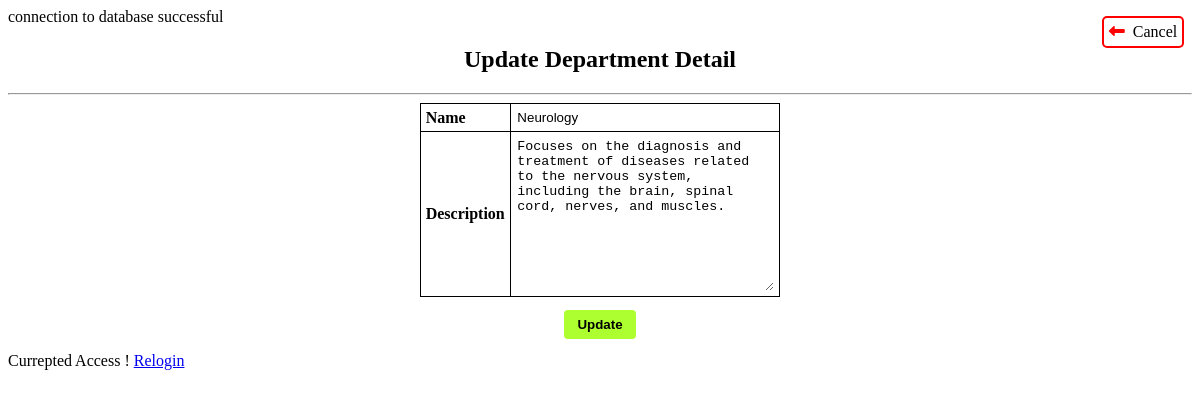
Page /admin/EditDetail.php?t=spec_list&id=2 on the committed database.
### tables this page shows
CREATE TABLE `spec_list` (
  `id` int(11) NOT NULL,
  `name` varchar(50) NOT NULL,
  `spec_desc` varchar(5000) NOT NULL,
  `creation_date` timestamp NOT NULL DEFAULT current_timestamp() ON UPDATE current_timestamp()
);

### admin/EditDetail.php (the view, shortened to what this page needs)
<?php
include './../config.php';
$tableName = $_GET['t'];
$id = $_GET['id'];
?>
<head>
    <link href="https://cdnjs.cloudflare.com/ajax/libs/font-awesome/6.4.0/css/all.min.css" rel="stylesheet">
</head>
<span onclick="window.location.href='admin.php'" class="cancel"><a href=""><i class="fa-solid fa-left-long"></i></a>&nbsp; Cancel</span>
<?php
$row = $conn->query("SELECT * FROM `" . $tableName . "` WHERE id='" . $id . "';")->fetch_assoc();
switch ($tableName) {
    case 'spec_list':
?>
        <form action="" method="post">
            <h2>Update Department Detail</h2>
            <hr>
            <table>
                <tr>
                    <th>Name</th>
                    <td><input type="text" name="name" value="<?php echo $row['name'] ?>" required></td>
                </tr>
                <tr>
                    <th>Description</th>
                    <td><textarea name="desc" cols="30" rows="10" required><?php echo $row['spec_desc'] ?></textarea>
                    </td>
                </tr>
            </table>
            <button name="dept_update">Update</button>
        </form>
    <?php
        break;
    ?>
<?php
}
if ($_SESSION['aId']) {
    if (isset($_POST['dept_update'])) {
        if ($conn->query("UPDATE `spec_list` SET `name`='" . $_POST['name'] . "',`spec_desc`='" . $_POST['desc'] . "' WHERE id='" . $id . "';")) {
            echo "<script>alert('Data Updation Successfully');window.location.href='admin.php'</script>";
        } else {
            echo "<script>alert('Error while updating.')</script>";
        }
    }
    if (isset($_POST['doc_update'])) {
        if ($conn->query("UPDATE `doctor` SET `name`='" . $_POST['name'] . "',`dob`='" . $_POST['dob'] . "',`gender`='" . $_POST['gender'] . "',`education`='" . $_POST['education'] . "',`spec_id`='" . $_POST['spec_id'] . "',`phone`='" . $_POST['phone'] . "',`email`='" . $_POST['email'] . "',`address`='" . $_POST['address'] . "',`license_info`='" . $_POST['license_info'] . "',`experience`='" . $_POST['experience'] . "', `fees`='" . $_POST['fees'] . "',`updation_date`=CURRENT_TIMESTAMP WHERE id='" . $id . "'")) {
            echo "<script>alert('Data Updation Successfully');window.location.href='admin.php'</script>";
        } else {
            echo "<script>alert('Error while updating.')</script>";
        }
    }
    if (isset($_POST['pat_update'])) {
        if ($conn->query("UPDATE `patient` SET `name`='" . $_POST['name'] . "',`fname`='" . $_POST['fname'] . "',`dob`='" . $_POST['dob'] . "',`gender`='" . $_POST['gender'] . "',`phone`='" . $_POST['phone'] . "',`email`='" . $_POST['email'] . "',`emergency_contact`='" . $_POST['emrphone'] . "',`disease`='" . $_POST['disease'] . "',`treatment_status`='" . $_POST['treatSts'] . "', `updation_date`= CURRENT_TIMESTAMP WHERE id=" . $id)) {
            echo "<script>alert('Data Updation Successfully');window.location.href='admin.php'</script>";
        } else {
            echo "<script>alert('Error while updating.')</script>";
        }
    }
    if (isset($_POST['query_update'])) {
        if ($conn->query("UPDATE `queries` SET `intended_dept_id`='" . $_POST['dept_id'] . "',`query_response`='" . $_POST['q_res'] . "' WHERE id=" . $id)) {
            echo "<script>alert('Data Updation Successfully');window.location.href='admin.php'</script>";
        } else {
            echo "<script>alert('Error while updating.')</script>";
        }
    }
} else {
    echo "Currepted Access ! <a href='./adminLogin.php'>Relogin</a> ";
}

### admin/EditDetail.php (style rules this page uses)
form { margin: auto; text-align: center; }
table { margin: auto; border-collapse: collapse; }
td, th { padding: 0.3em; border: 1px solid black; text-align: left; }
input, textarea { outline: 0; border: 0; }
button { background-color: greenyellow; margin: 1em auto; padding: 0.5em 1em; outline: 0; border: 0; font-weight: bold; border-radius: 0.3em; }
.cancel { position: absolute; top: 1em; right: 1em; padding: 0.3em; border: 2px red solid; cursor: pointer; transition-duration: 0.5s; border-radius: 5px; }
.cancel i { transition-duration: 0.5s; color: red; }

### rows in the picture
spec_list: name "Neurology", desc "Focuses on the diagnosis and treatment of diseases related to the nervous system, including the brain, spinal cord, nerves, and muscles."
